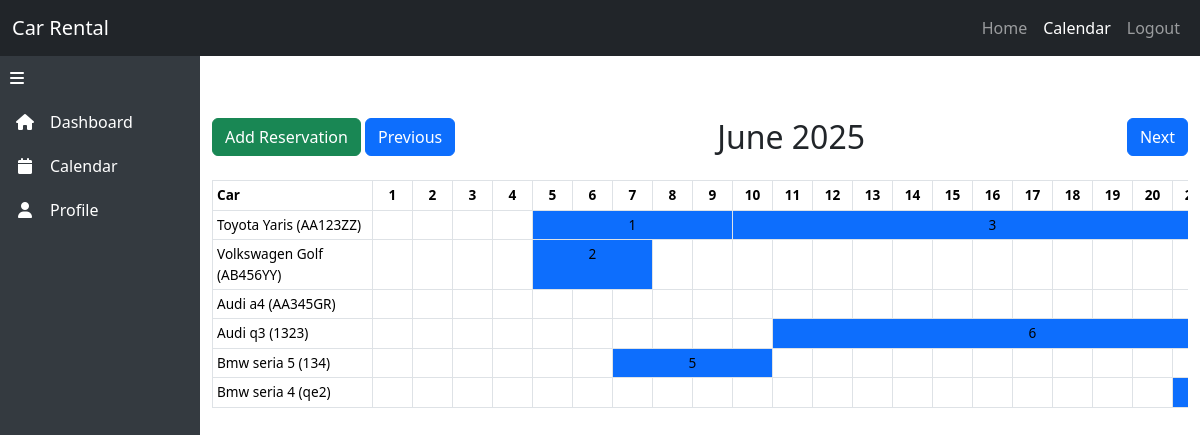
The page /calendar.php (signed in) on the database its author committed.
### tables this page shows
CREATE TABLE `cars` (
  `car_id` int(11) NOT NULL,
  `business_id` int(11) NOT NULL,
  `brand` varchar(100) DEFAULT NULL,
  `model` varchar(100) DEFAULT NULL,
  `license_plate` varchar(50) DEFAULT NULL
);

CREATE TABLE `reservations` (
  `reservation_id` int(11) NOT NULL,
  `car_id` int(11) NOT NULL,
  `customer_id` int(11) NOT NULL,
  `start_date` timestamp NOT NULL DEFAULT current_timestamp() ON UPDATE current_timestamp(),
  `end_date` timestamp NULL DEFAULT NULL,
  `total_cost` decimal(10,2) DEFAULT NULL,
  `start_time` time DEFAULT NULL,
  `end_time` time DEFAULT NULL,
  `comments` text DEFAULT NULL
);

### calendar.php (the view, shortened to what this page needs)
<?php
require_once 'config.php';
$year = isset($_GET['year']) ? (int)$_GET['year'] : date('Y');
$month = isset($_GET['month']) ? (int)$_GET['month'] : date('m');
$currentDate = new DateTime("$year-$month-01");
$daysInMonth = (int)$currentDate->format('t');
$monthName = $currentDate->format('F Y');
try {
    $stmt = $conn->prepare("SELECT business_id FROM users WHERE email = ?");
    $stmt->bind_param("s", $_SESSION['email']);
    $stmt->execute();
    $result = $stmt->get_result();
    $user = $result->fetch_assoc();
    $business_id = $user['business_id'];
    $stmt = $conn->prepare("SELECT car_id, brand, model, license_plate FROM cars WHERE business_id = ?");
    $stmt->bind_param("i", $business_id);
    $stmt->execute();
    $cars = $stmt->get_result()->fetch_all(MYSQLI_ASSOC);
    $stmt = $conn->prepare("
        SELECT r.reservation_id, r.car_id, r.start_date, r.end_date, r.start_time, r.end_time, r.comments, r.total_cost, c.name AS customer
        FROM reservations r
        JOIN customers c ON r.customer_id = c.customer_id
        JOIN cars car ON r.car_id = car.car_id
        WHERE car.business_id = ?
    ");
    $stmt->bind_param("i", $business_id);
    $stmt->execute();
    $reservations = $stmt->get_result()->fetch_all(MYSQLI_ASSOC);
    $carData = [];
    foreach ($cars as $car) {
        $carReservations = [];
        foreach ($reservations as $res) {
            if ($res['car_id'] === $car['car_id']) {
                $dates = [];
                $start = new DateTime($res['start_date']);
                $end = new DateTime($res['end_date']);
                $interval = new DateInterval('P1D');
                $datePeriod = new DatePeriod($start, $interval, $end->modify('+1 day'));
                foreach ($datePeriod as $date) {
                    $dates[] = $date->format('Y-m-d');
                }
                $carReservations[] = [
                    'id' => $res['reservation_id'],
                    'dates' => $dates,
                    'customer' => $res['customer'],
                    'start_time' => $res['start_time'],
                    'end_time' => $res['end_time'],
                    'comments' => $res['comments'],
                    'total_cost' => $res['total_cost']
                ];
            }
        }
        $carData[] = [
            'car_id' => $car['car_id'],
            'name' => $car['brand'] . ' ' . $car['model'],
            'license' => $car['license_plate'],
            'reservations' => $carReservations
        ];
    }
} catch (Exception $e) {
    $error = 'Database error: ' . $e->getMessage();
}
?>
<!DOCTYPE html>
<html lang="en">
<head>
    <link href="https://cdn.jsdelivr.net/npm/bootstrap@5.3.3/dist/css/bootstrap.min.css" rel="stylesheet">
    <link rel="stylesheet" href="https://cdnjs.cloudflare.com/ajax/libs/font-awesome/6.4.0/css/all.min.css">
    <link href="https://cdn.jsdelivr.net/npm/select2@4.1.0-rc.0/dist/css/select2.min.css" rel="stylesheet">
</head>
<body>
    <nav class="navbar navbar-expand-lg navbar-dark bg-dark fixed-top">
        <div class="container-fluid">
            <a class="navbar-brand" href="owner_page.php">Car Rental</a>
            <div class="collapse navbar-collapse" id="navbarNav">
                <ul class="navbar-nav ms-auto">
                    <li class="nav-item">
                        <a class="nav-link" href="owner_page.php">Home</a>
                    </li>
                    <li class="nav-item">
                        <a class="nav-link active" href="calendar.php">Calendar</a>
                    </li>
                    <li class="nav-item">
                        <a class="nav-link" href="logout.php">Logout</a>
                    </li>
                </ul>
            </div>
        </div>
    </nav>
    <div class="sidebar" id="sidebar">
        <button class="toggle-btn" id="toggleSidebar">
            <i class="fas fa-bars"></i>
        </button>
        <ul class="nav flex-column">
            <li class="nav-item">
                <a class="nav-link" href="owner_page.php">
                    <i class="fas fa-home"></i>
                    <span>Dashboard</span>
                </a>
            </li>
            <li class="nav-item">
                <a class="nav-link active" href="calendar.php">
                    <i class="fas fa-calendar"></i>
                    <span>Calendar</span>
                </a>
            </li>
            <li class="nav-item">
                <a class="nav-link" href="#profile">
                    <i class="fas fa-user"></i>
                    <span>Profile</span>
                </a>
            </li>
        </ul>
    </div>
    <div class="main-content" id="mainContent">
        <div class="container my-5">
            <div class="d-flex justify-content-between mb-3">
                <div>
                    <a href="add_reservation.php"><button type="button" class="btn btn-success" >Add Reservation</button></a>
                    <form action="calendar.php" method="GET" style="display: inline;">
                        <button type="submit" class="btn btn-primary">Previous</button>
                    </form>
                </div>
                <h2 class="text-center"><?= htmlspecialchars($monthName) ?></h2>
                <form action="calendar.php" method="GET" style="display: inline;">
                    <button type="submit" class="btn btn-primary">Next</button>
                </form>
            </div>
            <div id="tableContainer">
                <table id="scheduleTable" class="table table-bordered table-hover">
                    <thead>
                        <tr id="dateRow">
                            <th scope="col">Car</th>
                            <?php for ($day = 1; $day <= $daysInMonth; $day++): ?>
                                <th scope="col"><?= $day ?></th>
                            <?php endfor; ?>
                        </tr>
                    </thead>
                    <tbody>
                        <?php foreach ($carData as $car): ?>
                            <tr>
                                <td><?= htmlspecialchars($car['name'] . ' (' . $car['license'] . ')') ?></td>
                                <?php
                                $reservedDates = [];
                                foreach ($car['reservations'] as $res) {
                                    foreach ($res['dates'] as $date) {
                                        $reservedDates[$date] = [
                                            'id' => $res['id'],
                                            'customer' => $res['customer'],
                                            'start_time' => $res['start_time'],
                                            'end_time' => $res['end_time'],
                                            'comments' => $res['comments'],
                                            'total_cost' => $res['total_cost'],
                                            'start_date' => $res['dates'][0],
                                            'end_date' => $res['dates'][count($res['dates']) - 1]
                                        ];
                                    }
                                }
                                $day = 1;
                                while ($day <= $daysInMonth) {
                                    $dateString = sprintf("%d-%02d-%02d", $year, $month, $day);
                                    if (isset($reservedDates[$dateString])) {
                                        $resId = $reservedDates[$dateString]['id'];
                                        $count = 1;
                                        $nextDay = $day + 1;
                                        while ($nextDay <= $daysInMonth) {
                                            $nextDateString = sprintf("%d-%02d-%02d", $year, $month, $nextDay);
                                            if (isset($reservedDates[$nextDateString]) && $reservedDates[$nextDateString]['id'] === $resId) {
                                                $count++;
                                                $nextDay++;
                                            } else {
                                                break;
                                            }
                                        }
                                        $endDate = sprintf("%d-%02d-%02d", $year, $month, $day + $count - 1);
                                        $tooltip = "Reservation: " . htmlspecialchars($resId) . "\n" .
                                                   "Customer: " . htmlspecialchars($reservedDates[$dateString]['customer']) . "\n" .
                                                   "Dates: " . htmlspecialchars($dateString) . " to " . htmlspecialchars($endDate) . "\n" .
                                                   "Pick-up Time: " . ($reservedDates[$dateString]['start_time'] ? htmlspecialchars($reservedDates[$dateString]['start_time']) : 'N/A') . "\n" .
                                                   "Return Time: " . ($reservedDates[$dateString]['end_time'] ? htmlspecialchars($reservedDates[$dateString]['end_time']) : 'N/A') . "\n" .
                                                   "Total Cost: €" . number_format($reservedDates[$dateString]['total_cost'], 2) . "\n" .
                                                   "Comments: " . ($reservedDates[$dateString]['comments'] ? htmlspecialchars($reservedDates[$dateString]['comments']) : 'None');
                                        ?>
                                        <td class="reserved" colspan="<?= $count ?>" data-res-id="<?= htmlspecialchars($resId) ?>"
                                            data-bs-toggle="tooltip" data-bs-placement="top" data-bs-delay='{"show":100,"hide":100}'
                                            title="<?= $tooltip ?>"
                                            data-res-details='<?= json_encode([
                                                "reservation_id" => $resId,
                                                "customer" => $reservedDates[$dateString]['customer'],
                                                "start_date" => $reservedDates[$dateString]['start_date'],
                                                "end_date" => $reservedDates[$dateString]['end_date'],
                                                "start_time" => $reservedDates[$dateString]['start_time'] ?: 'N/A',
                                                "end_time" => $reservedDates[$dateString]['end_time'] ?: 'N/A',
                                                "total_cost" => number_format($reservedDates[$dateString]['total_cost'], 2),
                                                "comments" => $reservedDates[$dateString]['comments'] ?: 'None'
                                            ]) ?>'>
                                            <?= ($day === 1 || !isset($prevResId) || $prevResId !== $resId) ? htmlspecialchars($resId) : '' ?>
                                        </td>
                                        <?php
                                        $prevResId = $resId;
                                        $day += $count;
                                    } else {
                                        echo '<td></td>';
                                        $day++;
                                    }
                                }
                                ?>
                            </tr>
                        <?php endforeach; ?>
                    </tbody>
                </table>
            </div>
        </div>
    </div>
</body>
</html>

### calendar.php (style rules this page uses)
.navbar { z-index: 1030; }
.sidebar { position: fixed; top: 56px; left: 0; height: calc(100vh - 56px); background-color: #343a40; color: #fff; transition: width 0.3s; overflow-x: hidden; z-index: 1020; }
.sidebar:not(.collapsed) { width: 200px; }
.sidebar .nav-link { color: #fff; padding: 10px; display: flex; align-items: center; white-space: nowrap; }
.sidebar .nav-link i { min-width: 30px; text-align: center; }
.sidebar .nav-link span { display: inline; margin-left: 10px; }
.sidebar .toggle-btn { background: none; border: none; color: #fff; padding: 10px; width: 100%; text-align: left; cursor: pointer; }
.main-content { transition: margin-left 0.3s; padding-top: 70px; }
.main-content:not(.collapsed) { margin-left: 200px; }
#tableContainer { overflow-x: auto; }
#scheduleTable { width: auto; table-layout: auto; }
#scheduleTable th, #scheduleTable td { font-size: 0.85rem; padding: 4px; text-align: center; min-width: 40px; }
#scheduleTable th:first-child, #scheduleTable td:first-child { min-width: 160px; text-align: left; position: sticky; left: 0; background-color: #fff; z-index: 1; box-shadow: 2px 0 2px rgba(0, 0, 0, 0.1); }
.reserved { background-color: #0d6efd !important; color: #fff; cursor: pointer; }

### rows shown on the page
cars: license_plate "Toyota Yaris (AA123ZZ)"
reservations: reservation_id "1"
reservations: reservation_id "3"
cars: license_plate "Volkswagen Golf (AB456YY)"
reservations: reservation_id "2"
cars: license_plate "Audi a4 (AA345GR)"
reservations: reservation_id "6"
reservations: reservation_id "5"
cars: license_plate "Bmw seria 4 (qe2)"

### other values the page prints
$monthName "June 2025"
$car['name'] . ' (' . $car['license'] . ')' "Audi q3 (1323)"
$car['name'] . ' (' . $car['license'] . ')' "Bmw seria 5 (134)"
